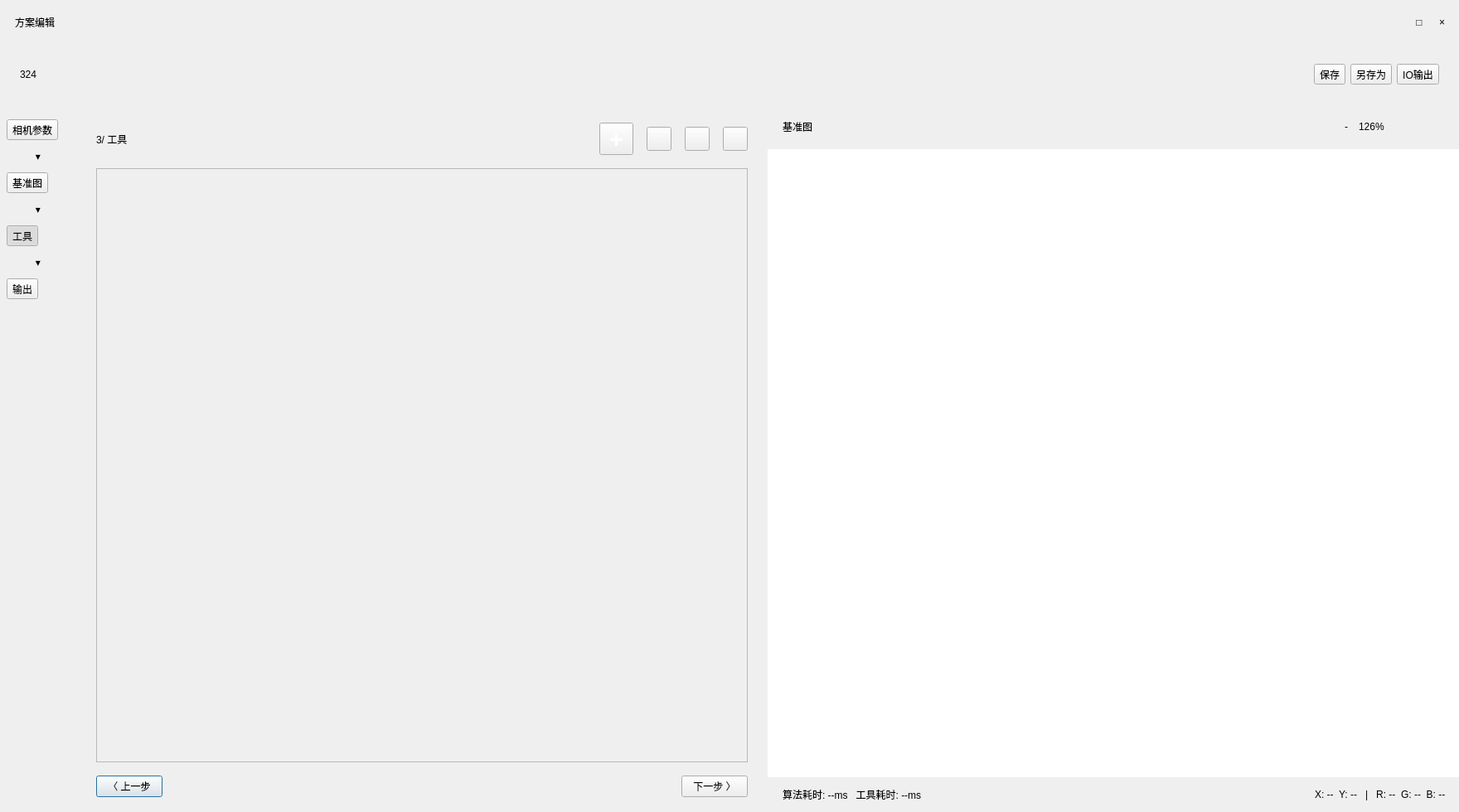
<?xml version="1.0" encoding="UTF-8"?>
<ui version="4.0">
 <class>ToolsDialog</class>
 <widget class="QDialog" name="ToolsDialog">
  <property name="geometry">
   <rect>
    <x>0</x>
    <y>0</y>
    <width>1760</width>
    <height>980</height>
   </rect>
  </property>
  <property name="windowTitle">
   <string>方案编辑 - 工具</string>
  </property>
  <layout class="QVBoxLayout" name="verticalLayout_root">
   <property name="spacing">
    <number>0</number>
   </property>
   <property name="leftMargin">
    <number>0</number>
   </property>
   <property name="topMargin">
    <number>0</number>
   </property>
   <property name="rightMargin">
    <number>0</number>
   </property>
   <property name="bottomMargin">
    <number>0</number>
   </property>
   <item>
    <widget class="QFrame" name="setupTopBar">
     <property name="minimumSize">
      <size>
       <width>0</width>
       <height>54</height>
      </size>
     </property>
     <property name="maximumSize">
      <size>
       <width>16777215</width>
       <height>54</height>
      </size>
     </property>
     <property name="frameShape">
      <enum>QFrame::NoFrame</enum>
     </property>
     <layout class="QHBoxLayout" name="horizontalLayout_topBar">
      <property name="leftMargin">
       <number>18</number>
      </property>
      <property name="rightMargin">
       <number>10</number>
      </property>
      <item>
       <widget class="QLabel" name="setupWindowTitleLabel">
        <property name="text">
         <string>方案编辑</string>
        </property>
       </widget>
      </item>
      <item>
       <spacer name="horizontalSpacer_topBar">
        <property name="orientation">
         <enum>Qt::Horizontal</enum>
        </property>
        <property name="sizeHint" stdset="0">
         <size>
          <width>40</width>
          <height>20</height>
         </size>
        </property>
       </spacer>
      </item>
      <item>
       <widget class="QToolButton" name="headerMaximizeButton">
        <property name="text">
         <string>□</string>
        </property>
        <property name="autoRaise">
         <bool>true</bool>
        </property>
       </widget>
      </item>
      <item>
       <widget class="QToolButton" name="headerCloseButton">
        <property name="text">
         <string>×</string>
        </property>
        <property name="autoRaise">
         <bool>true</bool>
        </property>
       </widget>
      </item>
     </layout>
    </widget>
   </item>
   <item>
    <widget class="QFrame" name="setupToolbar">
     <property name="minimumSize">
      <size>
       <width>0</width>
       <height>72</height>
      </size>
     </property>
     <property name="maximumSize">
      <size>
       <width>16777215</width>
       <height>72</height>
      </size>
     </property>
     <property name="frameShape">
      <enum>QFrame::NoFrame</enum>
     </property>
     <layout class="QHBoxLayout" name="horizontalLayout_toolbar">
      <property name="leftMargin">
       <number>24</number>
      </property>
      <property name="topMargin">
       <number>8</number>
      </property>
      <property name="rightMargin">
       <number>24</number>
      </property>
      <property name="bottomMargin">
       <number>8</number>
      </property>
      <item>
       <widget class="QLabel" name="setupPageCodeLabel">
        <property name="text">
         <string>324</string>
        </property>
       </widget>
      </item>
      <item>
       <widget class="QToolButton" name="setupExternalEditButton">
        <property name="icon">
         <iconset resource="../resources/resources.qrc">
          <normaloff>:/icons/external-link.svg</normaloff>:/icons/external-link.svg</iconset>
        </property>
        <property name="iconSize">
         <size>
          <width>24</width>
          <height>24</height>
         </size>
        </property>
        <property name="autoRaise">
         <bool>true</bool>
        </property>
       </widget>
      </item>
      <item>
       <spacer name="horizontalSpacer_toolbar">
        <property name="orientation">
         <enum>Qt::Horizontal</enum>
        </property>
        <property name="sizeHint" stdset="0">
         <size>
          <width>40</width>
          <height>20</height>
         </size>
        </property>
       </spacer>
      </item>
      <item>
       <widget class="QToolButton" name="setupSaveButton">
        <property name="text">
         <string>保存</string>
        </property>
        <property name="icon">
         <iconset resource="../resources/resources.qrc">
          <normaloff>:/icons/save.svg</normaloff>:/icons/save.svg</iconset>
        </property>
        <property name="iconSize">
         <size>
          <width>28</width>
          <height>28</height>
         </size>
        </property>
        <property name="toolButtonStyle">
         <enum>Qt::ToolButtonTextUnderIcon</enum>
        </property>
       </widget>
      </item>
      <item>
       <widget class="QToolButton" name="setupSaveAsButton">
        <property name="text">
         <string>另存为</string>
        </property>
        <property name="icon">
         <iconset resource="../resources/resources.qrc">
          <normaloff>:/icons/save-as.svg</normaloff>:/icons/save-as.svg</iconset>
        </property>
        <property name="iconSize">
         <size>
          <width>28</width>
          <height>28</height>
         </size>
        </property>
        <property name="toolButtonStyle">
         <enum>Qt::ToolButtonTextUnderIcon</enum>
        </property>
       </widget>
      </item>
      <item>
       <widget class="QToolButton" name="setupExportButton">
        <property name="text">
         <string>IO输出</string>
        </property>
        <property name="icon">
         <iconset resource="../resources/resources.qrc">
          <normaloff>:/icons/export-output.svg</normaloff>:/icons/export-output.svg</iconset>
        </property>
        <property name="iconSize">
         <size>
          <width>28</width>
          <height>28</height>
         </size>
        </property>
        <property name="toolButtonStyle">
         <enum>Qt::ToolButtonTextUnderIcon</enum>
        </property>
       </widget>
      </item>
     </layout>
    </widget>
   </item>
   <item>
    <widget class="QFrame" name="setupBodyFrame">
     <property name="frameShape">
      <enum>QFrame::NoFrame</enum>
     </property>
     <layout class="QHBoxLayout" name="horizontalLayout_body">
      <property name="spacing">
       <number>0</number>
      </property>
      <property name="leftMargin">
       <number>0</number>
      </property>
      <property name="topMargin">
       <number>0</number>
      </property>
      <property name="rightMargin">
       <number>0</number>
      </property>
      <property name="bottomMargin">
       <number>0</number>
      </property>
      <item>
       <widget class="QFrame" name="setupStepRail">
       <property name="minimumSize">
        <size>
          <width>92</width>
          <height>0</height>
         </size>
        </property>
        <property name="maximumSize">
         <size>
          <width>96</width>
          <height>16777215</height>
         </size>
        </property>
        <property name="frameShape">
         <enum>QFrame::NoFrame</enum>
        </property>
        <layout class="QVBoxLayout" name="verticalLayout_steps">
         <property name="spacing">
          <number>12</number>
         </property>
         <property name="leftMargin">
          <number>8</number>
         </property>
         <property name="topMargin">
          <number>18</number>
         </property>
         <property name="rightMargin">
          <number>8</number>
         </property>
         <property name="bottomMargin">
          <number>18</number>
         </property>
         <item>
          <widget class="QToolButton" name="cameraStepButton">
           <property name="text">
            <string>相机参数</string>
           </property>
           <property name="icon">
            <iconset resource="../resources/resources.qrc">
             <normaloff>:/icons/sliders.svg</normaloff>:/icons/sliders.svg</iconset>
           </property>
           <property name="iconSize">
            <size>
             <width>34</width>
             <height>34</height>
            </size>
           </property>
           <property name="checkable">
            <bool>true</bool>
           </property>
           <property name="toolButtonStyle">
            <enum>Qt::ToolButtonTextUnderIcon</enum>
           </property>
          </widget>
         </item>
         <item>
          <widget class="QLabel" name="stepDividerLabel1">
           <property name="text">
            <string>▾</string>
           </property>
           <property name="alignment">
            <set>Qt::AlignCenter</set>
           </property>
           <property name="role" stdset="0">
            <string notr="true">stepDivider</string>
           </property>
          </widget>
         </item>
         <item>
          <widget class="QToolButton" name="referenceStepButton">
           <property name="text">
            <string>基准图</string>
           </property>
           <property name="icon">
            <iconset resource="../resources/resources.qrc">
             <normaloff>:/icons/reference.svg</normaloff>:/icons/reference.svg</iconset>
           </property>
           <property name="iconSize">
            <size>
             <width>34</width>
             <height>34</height>
            </size>
           </property>
           <property name="checkable">
            <bool>true</bool>
           </property>
           <property name="toolButtonStyle">
            <enum>Qt::ToolButtonTextUnderIcon</enum>
           </property>
          </widget>
         </item>
         <item>
          <widget class="QLabel" name="stepDividerLabel2">
           <property name="text">
            <string>▾</string>
           </property>
           <property name="alignment">
            <set>Qt::AlignCenter</set>
           </property>
           <property name="role" stdset="0">
            <string notr="true">stepDivider</string>
           </property>
          </widget>
         </item>
         <item>
          <widget class="QToolButton" name="toolsStepButton">
           <property name="text">
            <string>工具</string>
           </property>
           <property name="icon">
            <iconset resource="../resources/resources.qrc">
             <normaloff>:/icons/tool.svg</normaloff>:/icons/tool.svg</iconset>
           </property>
           <property name="iconSize">
            <size>
             <width>34</width>
             <height>34</height>
            </size>
           </property>
           <property name="checkable">
            <bool>true</bool>
           </property>
           <property name="checked">
            <bool>true</bool>
           </property>
           <property name="toolButtonStyle">
            <enum>Qt::ToolButtonTextUnderIcon</enum>
           </property>
          </widget>
         </item>
         <item>
          <widget class="QLabel" name="stepDividerLabel3">
           <property name="text">
            <string>▾</string>
           </property>
           <property name="alignment">
            <set>Qt::AlignCenter</set>
           </property>
           <property name="role" stdset="0">
            <string notr="true">stepDivider</string>
           </property>
          </widget>
         </item>
         <item>
          <widget class="QToolButton" name="outputStepButton">
           <property name="text">
            <string>输出</string>
           </property>
           <property name="icon">
            <iconset resource="../resources/resources.qrc">
             <normaloff>:/icons/output.svg</normaloff>:/icons/output.svg</iconset>
           </property>
           <property name="iconSize">
            <size>
             <width>34</width>
             <height>34</height>
            </size>
           </property>
           <property name="checkable">
            <bool>true</bool>
           </property>
           <property name="toolButtonStyle">
            <enum>Qt::ToolButtonTextUnderIcon</enum>
           </property>
          </widget>
         </item>
         <item>
          <spacer name="verticalSpacer_steps">
           <property name="orientation">
            <enum>Qt::Vertical</enum>
           </property>
           <property name="sizeHint" stdset="0">
            <size>
             <width>20</width>
             <height>40</height>
            </size>
           </property>
          </spacer>
         </item>
        </layout>
       </widget>
      </item>
      <item>
       <widget class="QFrame" name="setupEditorPanel">
       <property name="minimumSize">
        <size>
          <width>360</width>
          <height>0</height>
         </size>
        </property>
        <property name="maximumSize">
         <size>
          <width>16777215</width>
          <height>16777215</height>
         </size>
        </property>
        <property name="frameShape">
         <enum>QFrame::NoFrame</enum>
        </property>
        <layout class="QVBoxLayout" name="verticalLayout_editor">
         <property name="spacing">
          <number>16</number>
         </property>
         <property name="leftMargin">
          <number>24</number>
         </property>
         <property name="topMargin">
          <number>22</number>
         </property>
         <property name="rightMargin">
          <number>24</number>
         </property>
         <property name="bottomMargin">
          <number>18</number>
         </property>
         <item>
          <layout class="QHBoxLayout" name="horizontalLayout_editorHeader">
           <item>
            <widget class="QLabel" name="editorTitleLabel">
             <property name="text">
              <string>3/ 工具</string>
             </property>
            </widget>
           </item>
           <item>
            <spacer name="horizontalSpacer_editorHeader">
             <property name="orientation">
              <enum>Qt::Horizontal</enum>
             </property>
             <property name="sizeHint" stdset="0">
              <size>
               <width>40</width>
               <height>20</height>
              </size>
             </property>
            </spacer>
           </item>
           <item>
            <widget class="QToolButton" name="addToolButton">
             <property name="styleSheet">
              <string notr="true">QToolButton { color:#ffffff; font-size:28px; font-weight:700; }</string>
             </property>
             <property name="text">
              <string>+</string>
             </property>
             <property name="actionRole" stdset="0">
              <string notr="true">toolbarPrimary</string>
             </property>
            </widget>
           </item>
           <item>
            <widget class="QToolButton" name="copyToolButton">
             <property name="icon">
              <iconset resource="../resources/resources.qrc">
               <normaloff>:/icons/copy.svg</normaloff>:/icons/copy.svg</iconset>
             </property>
             <property name="iconSize">
              <size>
               <width>22</width>
               <height>22</height>
              </size>
             </property>
             <property name="actionRole" stdset="0">
              <string notr="true">toolbarIcon</string>
             </property>
            </widget>
           </item>
           <item>
            <widget class="QToolButton" name="deleteToolButton">
             <property name="icon">
              <iconset resource="../resources/resources.qrc">
               <normaloff>:/icons/delete-outline.svg</normaloff>:/icons/delete-outline.svg</iconset>
             </property>
             <property name="iconSize">
              <size>
               <width>22</width>
               <height>22</height>
              </size>
             </property>
             <property name="actionRole" stdset="0">
              <string notr="true">toolbarIcon</string>
             </property>
            </widget>
           </item>
           <item>
            <widget class="QToolButton" name="settingsToolButton">
             <property name="icon">
              <iconset resource="../resources/resources.qrc">
               <normaloff>:/icons/tool-step.svg</normaloff>:/icons/tool-step.svg</iconset>
             </property>
             <property name="iconSize">
              <size>
               <width>22</width>
               <height>22</height>
              </size>
             </property>
             <property name="actionRole" stdset="0">
              <string notr="true">toolbarIcon</string>
             </property>
            </widget>
           </item>
          </layout>
         </item>
         <item>
          <widget class="QScrollArea" name="toolsScrollArea">
           <property name="widgetResizable">
            <bool>true</bool>
           </property>
           <widget class="QWidget" name="scrollAreaWidgetContents">
            <property name="geometry">
             <rect>
              <x>0</x>
              <y>0</y>
              <width>560</width>
              <height>707</height>
             </rect>
            </property>
            <layout class="QVBoxLayout" name="verticalLayout_toolsList">
             <property name="spacing">
              <number>12</number>
             </property>
             <property name="leftMargin">
              <number>0</number>
             </property>
             <property name="topMargin">
              <number>0</number>
             </property>
             <property name="rightMargin">
              <number>0</number>
             </property>
             <property name="bottomMargin">
              <number>0</number>
             </property>
            </layout>
           </widget>
          </widget>
         </item>
         <item>
          <layout class="QHBoxLayout" name="horizontalLayout_nav">
           <item>
            <widget class="QPushButton" name="previousButton">
             <property name="text">
              <string>〈 上一步</string>
             </property>
            </widget>
           </item>
           <item>
            <spacer name="horizontalSpacer_nav">
             <property name="orientation">
              <enum>Qt::Horizontal</enum>
             </property>
             <property name="sizeHint" stdset="0">
              <size>
               <width>40</width>
               <height>20</height>
              </size>
             </property>
            </spacer>
           </item>
           <item>
            <widget class="QPushButton" name="nextButton">
             <property name="text">
              <string>下一步 〉</string>
             </property>
            </widget>
           </item>
          </layout>
         </item>
        </layout>
       </widget>
      </item>
      <item>
       <widget class="QFrame" name="setupViewerFrame">
        <property name="frameShape">
         <enum>QFrame::NoFrame</enum>
        </property>
        <layout class="QVBoxLayout" name="verticalLayout_viewer">
         <property name="spacing">
          <number>0</number>
         </property>
         <property name="leftMargin">
          <number>0</number>
         </property>
         <property name="topMargin">
          <number>0</number>
         </property>
         <property name="rightMargin">
          <number>0</number>
         </property>
         <property name="bottomMargin">
          <number>0</number>
         </property>
         <item>
          <widget class="QFrame" name="viewerHeader">
           <property name="minimumSize">
            <size>
             <width>0</width>
             <height>54</height>
            </size>
           </property>
           <property name="maximumSize">
            <size>
             <width>16777215</width>
             <height>54</height>
            </size>
           </property>
           <property name="frameShape">
            <enum>QFrame::NoFrame</enum>
           </property>
           <layout class="QHBoxLayout" name="horizontalLayout_viewerHeader">
            <property name="leftMargin">
             <number>18</number>
            </property>
            <property name="rightMargin">
             <number>14</number>
            </property>
            <item>
             <widget class="QLabel" name="viewerTitleLabel">
              <property name="text">
               <string>基准图</string>
              </property>
             </widget>
            </item>
            <item>
             <spacer name="horizontalSpacer_viewerHeader">
              <property name="orientation">
               <enum>Qt::Horizontal</enum>
              </property>
              <property name="sizeHint" stdset="0">
               <size>
                <width>40</width>
                <height>20</height>
               </size>
              </property>
             </spacer>
            </item>
            <item>
             <widget class="QToolButton" name="viewerGridButton">
              <property name="icon">
               <iconset resource="../resources/resources.qrc">
                <normaloff>:/icons/grid.svg</normaloff>:/icons/grid.svg</iconset>
              </property>
              <property name="iconSize">
               <size>
                <width>24</width>
                <height>24</height>
               </size>
              </property>
              <property name="autoRaise">
               <bool>true</bool>
              </property>
             </widget>
            </item>
            <item>
             <widget class="QToolButton" name="viewerZoomSearchButton">
              <property name="icon">
               <iconset resource="../resources/resources.qrc">
                <normaloff>:/icons/zoom.svg</normaloff>:/icons/zoom.svg</iconset>
              </property>
              <property name="iconSize">
               <size>
                <width>24</width>
                <height>24</height>
               </size>
              </property>
              <property name="autoRaise">
               <bool>true</bool>
              </property>
             </widget>
            </item>
            <item>
             <widget class="QToolButton" name="viewerZoomOutButton">
              <property name="text">
               <string>-</string>
              </property>
              <property name="autoRaise">
               <bool>true</bool>
              </property>
             </widget>
            </item>
            <item>
             <widget class="QLabel" name="viewerZoomLabel">
              <property name="text">
               <string>126%</string>
              </property>
             </widget>
            </item>
            <item>
             <widget class="QToolButton" name="viewerZoomInButton">
              <property name="icon">
               <iconset resource="../resources/resources.qrc">
                <normaloff>:/icons/fit.svg</normaloff>:/icons/fit.svg</iconset>
              </property>
              <property name="iconSize">
               <size>
                <width>24</width>
                <height>24</height>
               </size>
              </property>
              <property name="autoRaise">
               <bool>true</bool>
              </property>
             </widget>
            </item>
            <item>
             <widget class="QToolButton" name="viewerFullButton">
              <property name="icon">
               <iconset resource="../resources/resources.qrc">
                <normaloff>:/icons/fullscreen.svg</normaloff>:/icons/fullscreen.svg</iconset>
              </property>
              <property name="iconSize">
               <size>
                <width>24</width>
                <height>24</height>
               </size>
              </property>
              <property name="autoRaise">
               <bool>true</bool>
              </property>
             </widget>
            </item>
           </layout>
          </widget>
         </item>
         <item>
          <widget class="QGraphicsView" name="previewGraphicsView">
           <property name="frameShape">
            <enum>QFrame::NoFrame</enum>
           </property>
           <property name="verticalScrollBarPolicy">
            <enum>Qt::ScrollBarAlwaysOff</enum>
           </property>
           <property name="horizontalScrollBarPolicy">
            <enum>Qt::ScrollBarAlwaysOff</enum>
           </property>
           <property name="renderHints">
            <set>QPainter::Antialiasing|QPainter::SmoothPixmapTransform</set>
           </property>
          </widget>
         </item>
         <item>
          <widget class="QFrame" name="viewerStatusBar">
           <property name="minimumSize">
            <size>
             <width>0</width>
             <height>42</height>
            </size>
           </property>
           <property name="maximumSize">
            <size>
             <width>16777215</width>
             <height>42</height>
            </size>
           </property>
           <property name="frameShape">
            <enum>QFrame::NoFrame</enum>
           </property>
           <layout class="QHBoxLayout" name="horizontalLayout_viewerStatus">
            <property name="leftMargin">
             <number>18</number>
            </property>
            <property name="rightMargin">
             <number>16</number>
            </property>
            <item>
             <widget class="QLabel" name="viewerStatusLabel">
              <property name="text">
               <string>算法耗时: --ms   工具耗时: --ms</string>
              </property>
             </widget>
            </item>
            <item>
             <spacer name="horizontalSpacer_viewerStatus">
              <property name="orientation">
               <enum>Qt::Horizontal</enum>
              </property>
              <property name="sizeHint" stdset="0">
               <size>
                <width>40</width>
                <height>20</height>
               </size>
              </property>
             </spacer>
            </item>
            <item>
             <widget class="QLabel" name="viewerCursorLabel">
              <property name="text">
               <string>X: --  Y: --   |   R: --  G: --  B: --</string>
              </property>
             </widget>
            </item>
           </layout>
          </widget>
         </item>
        </layout>
       </widget>
      </item>
     </layout>
    </widget>
   </item>
  </layout>
 </widget>
 <resources>
  <include location="../resources/resources.qrc"/>
  <include location="../resources/resources.qrc"/>
 </resources>
 <connections/>
</ui>
